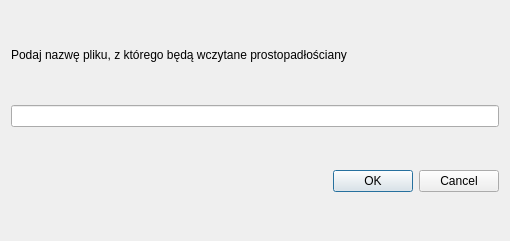
<?xml version="1.0" encoding="UTF-8"?>
<ui version="4.0">
 <class>DataImportFromFileForm</class>
 <widget class="QWidget" name="DataImportFromFileForm">
  <property name="geometry">
   <rect>
    <x>0</x>
    <y>0</y>
    <width>510</width>
    <height>241</height>
   </rect>
  </property>
  <property name="windowTitle">
   <string>Wczytywanie danych z pliku</string>
  </property>
  <layout class="QGridLayout" name="gridLayout">
   <item row="0" column="0">
    <widget class="QLabel" name="label">
     <property name="sizePolicy">
      <sizepolicy hsizetype="Preferred" vsizetype="Fixed">
       <horstretch>0</horstretch>
       <verstretch>0</verstretch>
      </sizepolicy>
     </property>
     <property name="text">
      <string>Podaj nazwę pliku, z którego będą wczytane prostopadłościany</string>
     </property>
    </widget>
   </item>
   <item row="1" column="0">
    <widget class="QLineEdit" name="lineEdit"/>
   </item>
   <item row="2" column="0">
    <widget class="QDialogButtonBox" name="buttonBox">
     <property name="standardButtons">
      <set>QDialogButtonBox::Cancel|QDialogButtonBox::Ok</set>
     </property>
    </widget>
   </item>
  </layout>
 </widget>
 <resources/>
 <connections/>
</ui>
